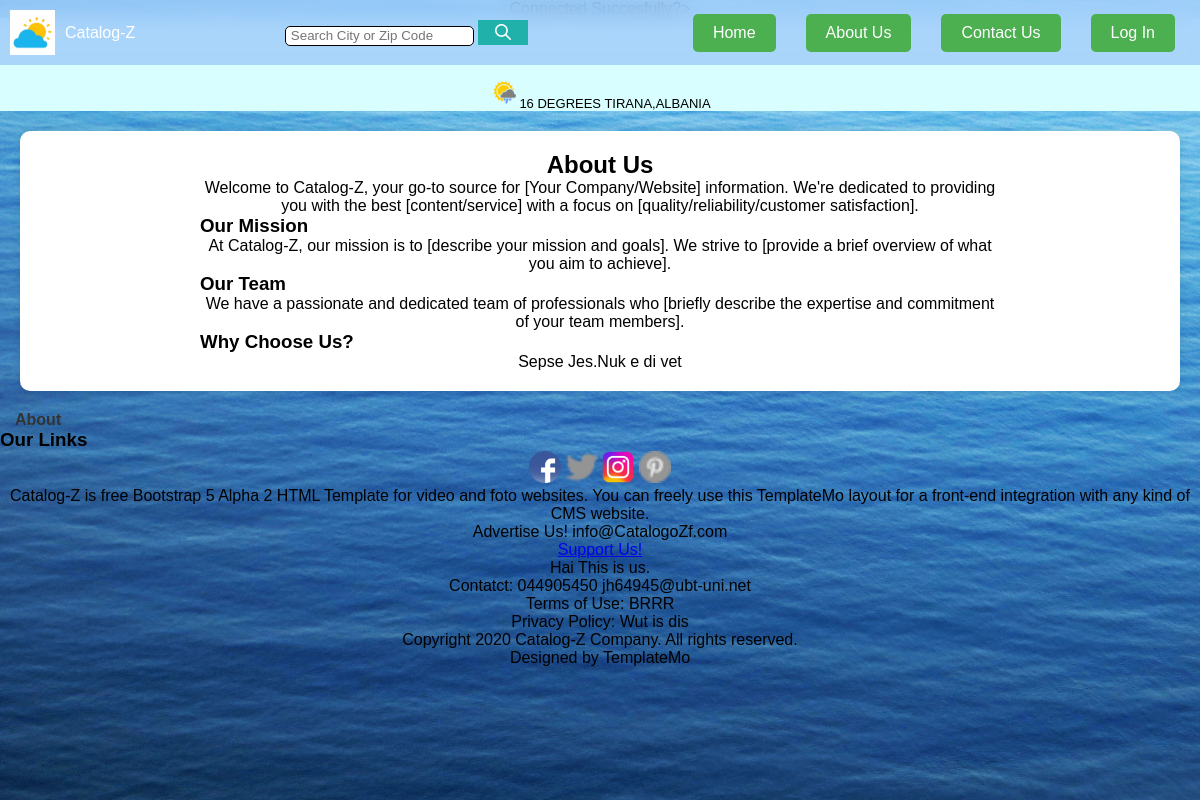
Page /AboutUs.php on the committed database.
### tables this page shows
CREATE TABLE `about_us` (
  `ID` int(11) NOT NULL,
  `about_text` text NOT NULL,
  `mission_text` text NOT NULL,
  `team_text` text NOT NULL,
  `why_choose_text` text NOT NULL
);

CREATE TABLE `footer` (
  `ID` int(11) NOT NULL,
  `footer_left_txt` varchar(255) NOT NULL,
  `advertise_txt` varchar(50) NOT NULL,
  `support_txt` varchar(50) NOT NULL,
  `company_txt` varchar(50) NOT NULL,
  `contact_txt` varchar(50) NOT NULL,
  `terms_of_use_txt` varchar(255) NOT NULL,
  `priv_policy_txt` varchar(255) NOT NULL
);

### AboutUs.php (the view, shortened to what this page needs)
<?php
include 'db_connection.php';
    $aboutUsQuery = "SELECT * FROM about_us LIMIT 1";
    $aboutUsResult = $conn->query($aboutUsQuery);
    $aboutUsData=$aboutUsResult->fetch_assoc();
    $footerQuery = "SELECT * FROM footer LIMIT 1";
    $footerResult = $conn->query($footerQuery);
    $footerData = $footerResult->fetch_assoc();
?>
?>
<!DOCTYPE html>
<html>
<head>
    <link rel="stylesheet" href="MainStyle.css">
</head>
<body>
    <header class="headerContainer navbar">
        <div class="logoAndCatalog">
            <img src="./OIP.png" alt="logo" height="45px">
            <p class="catalog">Catalog-Z</p>
        </div>
        <div class="SearchBar">
            <center>
                <input type="text" placeholder="Search City or Zip Code" style="height: 20px;">
                <button style="width: 50px; height: 25px; background-color: lightseagreen; border: inset 0px;">
                    <img src="search.png" alt="">
                </button>
            </center>
        </div>
        <nav>
            <h3>
                <a href="Home.php"><button class="btn Home">Home</button></a>
                <a href="AboutUs.php"><button class="btn AboutUs">About Us</button></a>
                <a href="ContactUs.php"><button class="btn ContactUs">Contact Us</button></a>
                <a href="LOGIN.php"><button class="btn LogIn">Log In</button></a>
            </h3>
        </nav>
    </header>
    <header class="ndHeader">
        <center><p style="font-size: small;"><img src="./weather-icon-png-2.png" alt="" style="height:30px;">16 DEGREES TIRANA,ALBANIA</p></center>
</header>
<div id="background-Picture">
    <img src="./pexels-magda-ehlers-636353.jpg" alt="">
</div>
<section id="about-us" class="about-us-section">
    <div class="containerss">
    <h2>About Us</h2>
        <p><?php echo $aboutUsData['about_text']; ?></p>
        <h3>Our Mission</h3>
        <p><?php echo $aboutUsData['mission_text']; ?></p>
        <h3>Our Team</h3>
        <p><?php echo $aboutUsData['team_text']; ?></p>
        <h3>Why Choose Us?</h3>
        <p><?php echo $aboutUsData['why_choose_text']; ?></p>
    </div>
</section>
<main>
    <footer>
        <div class="f">
            <h3><a href="Home.html">About</a></h3>
            <h3>Our Links</h3>
            <div class="ff">
                <a href=""><img src="./fb-logo.png" alt="" width="32px" height="32px"></a>
                <a href=""><img src="./twitter.png" alt="" width="32px" height="32px"></a>
                <a href=""><img src="./ig-logo.png" alt="" width="32px" height="32px"></a>
                <a href=""><img src="./pinterest.png" alt="" width="32px" height="32px"></a>
            </div>
        </div>
            <div class="footermain">
                <div class="footerleft">
                    <p><?php echo $footerData['footer_left_txt']; ?></p>
                </div>
                <div class="footercenter">
                    <p><?php echo $footerData['advertise_txt']; ?></p>
                    <a href="https://www.youtube.com/watch?v=dQw4w9WgXcQ"><p><?php echo $footerData['support_txt']; ?></p></a>
                    <p><?php echo $footerData['company_txt']; ?></p>
                <p><?php echo $footerData['contact_txt']; ?></p>
            </div>
            <div class="footerright">
                <p><?php echo $footerData['terms_of_use_txt']; ?></p>
                <p><?php echo $footerData['priv_policy_txt']; ?></p>
            </div>
        </div>
            <div class="fundi">
                <p>Copyright 2020 Catalog-Z Company. All rights reserved.</p>
                <p>Designed by TemplateMo</p>
            </div>
        </footer>
</main>
</body>
</html>

### MainStyle.css (style rules this page uses)
* { margin: 0; padding: 0; box-sizing: border-box; }
body { font-family: 'Segoe UI', Tahoma, Geneva, Verdana, sans-serif; text-align: center; background-color: #f5f5f5; margin: 0; padding: 0; }
#background-Picture { position: fixed; top: 0; left: 0; width: 100%; height: 100%; z-index: -1; }
#background-Picture img { width: 100%; height: 100%; object-fit: cover; }
.headerContainer { display: flex; justify-content: space-between; align-items: center; background-color: white; color: white; padding: 10px; }
.logoAndCatalog { display: flex; align-items: center; }
.logoAndCatalog img { margin-right: 10px; }
.SearchBar { flex-grow: 1; }
.SearchBar input { height: 30px; padding: 5px; border: 1px solid black; border-radius: 5px; }
.navbar { background-color: rgba(159, 203, 250, 0.8); backdrop-filter: blur(10px); padding: 10px; transition: background-color 0.5s ease; position: fixed; width: 100%; top: 0; z-index: 1000; }
h3 { display: flex; align-items: center; transition: transform 0.3s ease; }
h3 a { text-decoration: none; color: #333; margin: 0 15px; font-size: 16px; position: relative; }
h3 button { background-color: #4CAF50; border: none; padding: 10px 20px; color: white; cursor: pointer; border-radius: 5px; font-size: 16px; transition: background-color 0.3s ease; }
.ndHeader { background-color: rgb(216, 254, 255); padding-top: 60px; }

### AboutUs.php (style rules this page uses)
body { margin: 0; padding: 0; font-family: Arial, sans-serif; background-color: #f2f2f2; }
.about-us-section { background-color: #ffffff; padding: 20px; margin: 20px; border-radius: 10px; box-shadow: 0 0 10px rgba(0, 0, 0, 0.1); }
.containerss { max-width: 800px; margin: 0 auto; }

### rows in the picture
about_us: about_text "Welcome to Catalog-Z, your go-to source for [Your Company/Website] information. We're dedicated to providing you with the best [content/service] with a focus on [quality/reliability/customer satisfaction].", mission_text "At Catalog-Z, our mission is to [describe your mission and goals]. We strive to [provide a brief overview of what you aim to achieve].", team_text "We have a passionate and dedicated team of professionals who [briefly describe the expertise and commitment of your team members].", why_choose_text "Sepse Jes.Nuk e di vet"
footer: footer_left_txt "Catalog-Z is free Bootstrap 5 Alpha 2 HTML Template for video and foto websites. You can freely use this TemplateMo layout for a front-end integration with any kind of CMS website.", advertise_txt "Advertise Us! info@CatalogoZf.com", support_txt "Support Us!", company_txt "Hai This is us.", contact_txt "Contatct: 044905450 jh64945@ubt-uni.net", terms_of_use_txt "Terms of Use: BRRR", priv_policy_txt "Privacy Policy: Wut is dis"
